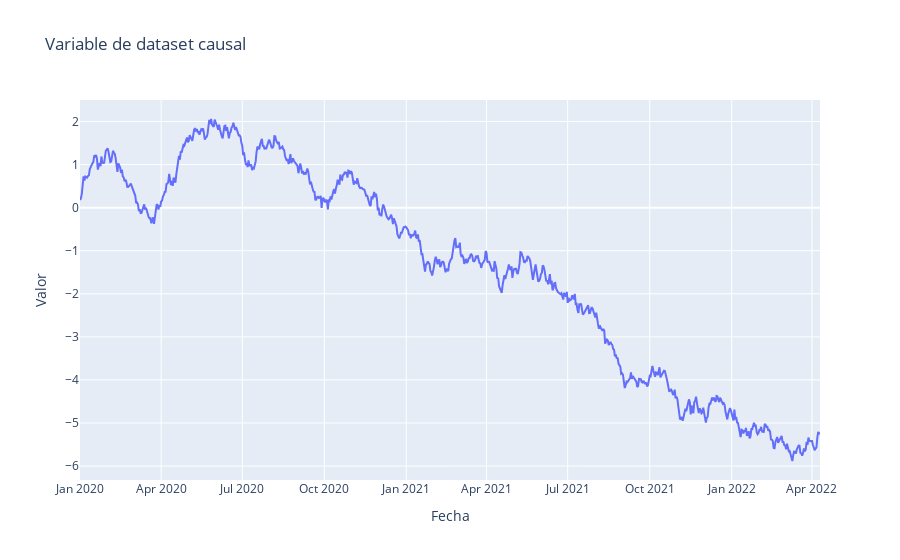

Write notebook code for a chart like this one.
### Markdown cell above
Esta serie tiene una variable indicando la fecha, y otras 4 variables, de las que utilizaremos la primera.

### Code cell
fig = px.line(causal_data, x='Fecha', y='Variable1', 
              labels={'Fecha': 'Fecha', 'Variable1': 'Valor'},
              title='Variable de dataset causal')
fig.show()

### Figure 1 — Plotly figure (JSON) as saved in the notebook; plotly's stock layout.template omitted (floating-point values rounded to 4 significant figures; data arrays with more than 128 entries replaced by an {"elided": "..."} marker saying what was removed)
{"data": [{"hovertemplate": "Fecha=%{x}<br>Valor=%{y}<extra></extra>", "legendgroup": "", "line": {"color": "#636efa", "dash": "solid"}, "marker": {"symbol": "circle"}, "mode": "lines", "name": "", "orientation": "v", "showlegend": false, "type": "scatter", "x": {"elided": "831 str values"}, "xaxis": "x", "y": {"elided": "831 float values"}, "yaxis": "y"}], "layout": {"autosize": true, "legend": {"tracegroupgap": 0}, "title": {"text": "Variable de dataset causal"}, "xaxis": {"anchor": "y", "autorange": true, "domain": [0, 1], "range": ["2020-01-01", "2022-04-10"], "title": {"text": "Fecha"}, "type": "date"}, "yaxis": {"anchor": "x", "autorange": true, "domain": [0, 1], "range": [-6.324, 2.5], "title": {"text": "Valor"}, "type": "linear"}}}
